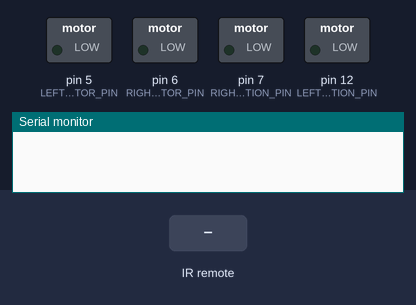
Bench run of a sketch on a simulated Arduino Leonardo, built with avr-gcc and run on an emulated ATmega32U4. Shown: switched loads named in the sketch (green lamp = pin HIGH), the last lines printed to the serial monitor. The test bench sets the inputs (shaded band).

Above: at 1.2 s.
1.3 s: infrared code 0x00FD20DF received
At 1.6 s:
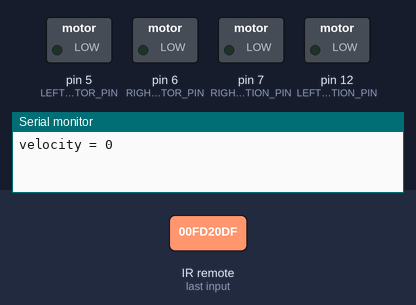
2.8 s: infrared code 0x00FD807F received
At 3.3 s:
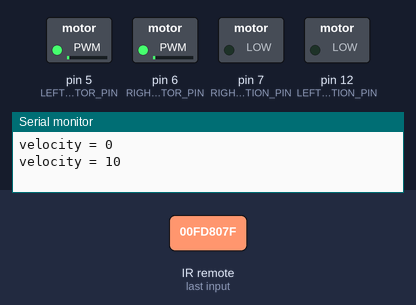
4.3 s: infrared code 0x00FD609F received
At 5.1 s:
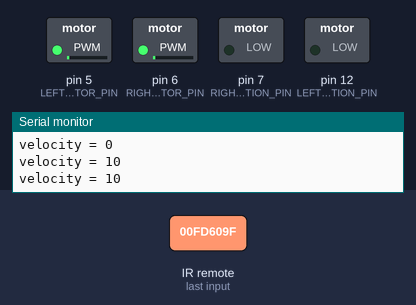
5.8 s: infrared code 0x00FD906F received
At 6.8 s:
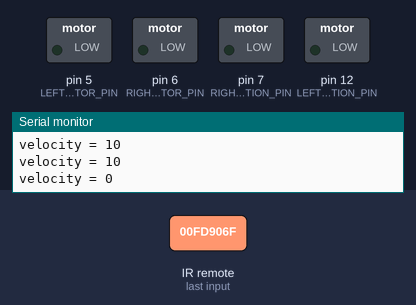
7.3 s: infrared code 0x00FD906F received
At 8.0 s:
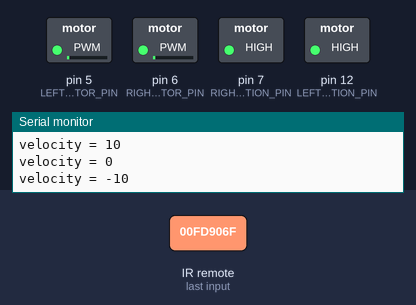
8.8 s: infrared code 0xFDA05F received
At 9.1 s:
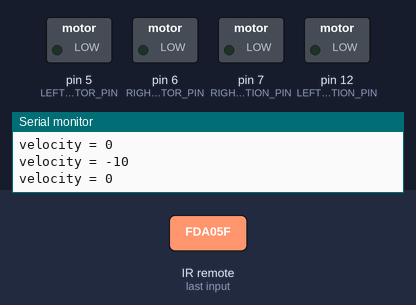
Timing chart, 0 to 11.3 s (numbered marks = the images above; inputs shaded):
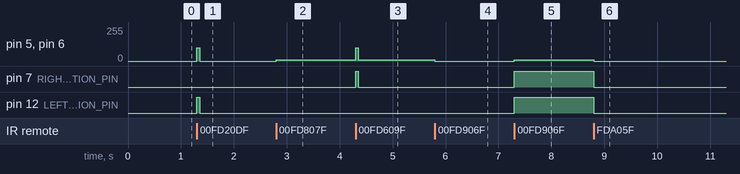

Measured:
- after the input at 1.3 s, pin 5 (LEFT_MOTOR_PIN), pin 6 (RIGHT_MOTOR_PIN): 0/255 → 100/255 at once, → 0/255 0.05 s later; pin 12 (LEFT_MOTOR_DIRECTION_PIN): LOW → HIGH at once, → LOW 0.05 s later
- after the input at 2.8 s, pin 5 (LEFT_MOTOR_PIN), pin 6 (RIGHT_MOTOR_PIN): 0/255 → 10/255 at once
- after the input at 4.3 s, pin 5 (LEFT_MOTOR_PIN), pin 6 (RIGHT_MOTOR_PIN): 10/255 → 100/255 at once, → 10/255 0.05 s later; pin 7 (RIGHT_MOTOR_DIRECTION_PIN): LOW → HIGH at once, → LOW 0.05 s later
- after the input at 5.8 s, pin 5 (LEFT_MOTOR_PIN), pin 6 (RIGHT_MOTOR_PIN): 10/255 → 0/255 at once
- after the input at 7.3 s, pin 5 (LEFT_MOTOR_PIN), pin 6 (RIGHT_MOTOR_PIN): 0/255 → 10/255 at once; pin 7 (RIGHT_MOTOR_DIRECTION_PIN), pin 12 (LEFT_MOTOR_DIRECTION_PIN): LOW → HIGH at once
- after the input at 8.8 s, pin 5 (LEFT_MOTOR_PIN), pin 6 (RIGHT_MOTOR_PIN): 10/255 → 0/255 at once; pin 7 (RIGHT_MOTOR_DIRECTION_PIN), pin 12 (LEFT_MOTOR_DIRECTION_PIN): HIGH → LOW at once

The sketch:

MiniQ2WD_IrRemoteControl.ino
```cpp
// (licence header left out)
/**
 * This is a program for the MiniQ 2WD robot, it is used to control the robot
 * with the infrared remote control that comes in the kit. But the control that
 * is achieved with this program is much more complete than the example robot
 * program. Some of the additional features are:
 *
 * - The turns of the robot are more controllable.
 * - Turns can also be done when the robot is moving forward, backward, or stopped.
 * - The speed of the robot can be increased and decreased.
 *
 * Miniq is an Arduino
 * -------------------
 *
 * The MiniQ 2WD robot is a Leonardo Arduino. Therefore you have to configure it as
 * such in the Arduino IDE. To do this select Tools -> Board -> Arduino Leonardo.
 */

#include <IRremote.h>

// Constants for velocity
#define DELTA_V 10
#define MAX_VELOCITY 255

// Ir remote control buttons
#define BACKWARD_BUTTON 0x00fd20df
#define FORDWARD_BUTTON 0x00fd609f
#define POWEOFF_BUTTON 0x00fd00ff
#define VOL_PLUS_BUTTON 0x00fd807f
#define VOL_MINUS_BUTTON 0x00fd906f
#define PLAY_STOP_BUTTOM 0XfdA05f

// Motor constants
#define RIGHT_MOTOR_PIN 6
#define RIGHT_MOTOR_DIRECTION_PIN 7
#define LEFT_MOTOR_PIN 5
#define LEFT_MOTOR_DIRECTION_PIN 12

#define FORW 0//go forward
#define BACK 1//go back

// IR control constants
#define IR_IN  17//IR receiver pin

IRrecv irrecv(IR_IN);
decode_results results;


int velocity = 0;


void motor_control(int right_motor_dir, int speed_right_motor, int left_motor_dir, int speed_left_motor)
{
  // Right motor
  digitalWrite(RIGHT_MOTOR_DIRECTION_PIN, right_motor_dir);
  analogWrite(RIGHT_MOTOR_PIN, speed_right_motor);

  // Left motor
  digitalWrite(LEFT_MOTOR_DIRECTION_PIN, left_motor_dir);
  analogWrite(LEFT_MOTOR_PIN, speed_left_motor);
}


void dump(decode_results *results)
{
  switch(results->value) {
    case PLAY_STOP_BUTTOM:
      // Stop
      velocity = 0;
      break;
    case VOL_PLUS_BUTTON:
      // Increase speed
      velocity += DELTA_V;
      break;
    case VOL_MINUS_BUTTON:
      // Decrease speed
      velocity -= DELTA_V;
      break;
    case BACKWARD_BUTTON:
      // Turn Left
      motor_control(FORW,100,BACK,100);
      delay(50);
      break;
    case FORDWARD_BUTTON:
      // Turn Right
      motor_control(BACK,100,FORW,100);
      delay(50);
      break;
  }
  velocity = constrain(velocity, -MAX_VELOCITY, MAX_VELOCITY);

  Serial.print("velocity = ");
  Serial.println(velocity);

  if(velocity >=  0) {
    // forward or stop
    motor_control(FORW, velocity, FORW, velocity);
  }
  else if(velocity < 0) {
    // backward
    motor_control(BACK, -velocity, BACK, -velocity);
  }
}

void setup()
{
  // init the motor driver pins
  pinMode(RIGHT_MOTOR_PIN, OUTPUT);
  pinMode(RIGHT_MOTOR_DIRECTION_PIN, OUTPUT);
  pinMode(LEFT_MOTOR_PIN, OUTPUT);
  pinMode(LEFT_MOTOR_DIRECTION_PIN, OUTPUT);

  // Init IR control
  irrecv.enableIRIn();

  // Init serial port
  Serial.begin(9600);

  // Init motors
  motor_control(FORW, 0, FORW, 0);//run motor
}

void loop()
{
   if(irrecv.decode(&results))
   {
      dump(&results);
      irrecv.resume();
   }
}
```
